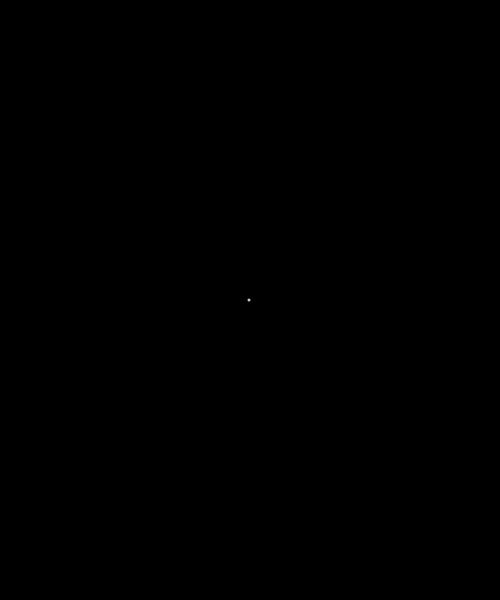
Frame 1 (no input)
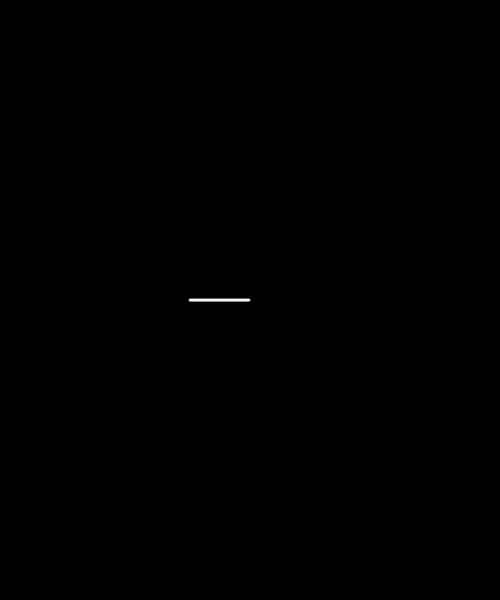
Frame 60 (no input)
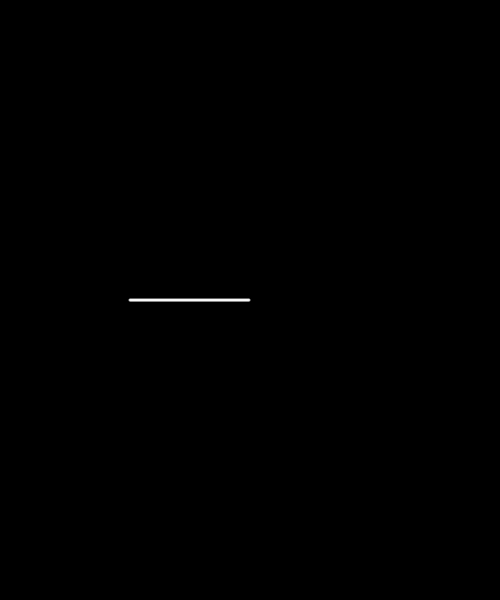
Frame 120 (the mouse pressed at the canvas centre since frame 60)

The p5.js sketch that drew these frames (run headless with seeded random() and noise() and a simulated clock; from frame 60 on, the mouse is pressed at the canvas centre):

// p5.js sketch
// ── sketch.js
// IMA NYU Shanghai
// The Nature of Code
// MOQN
// Sep 21 2017


"use strict";

var c;

function setup() {
  createCanvas(500, 600);
  c = new Circle(width / 2, height / 2);
  
  background(0);
}

function draw() {
  // we don't clear the background now.

  var angle = c.vel.heading(); // check this out!

  // steering?
  if (keyIsPressed) {
    var force = createVector();
    if (keyCode == LEFT_ARROW) {
      force = p5.Vector.fromAngle(radians(-90) + angle);
    } else if (keyCode == RIGHT_ARROW) {
      force = p5.Vector.fromAngle(radians(90) + angle);
    }
    force.mult(0.1);
    c.applyForce(force);
  }

  c.update();
  c.checkEdges();
  c.display();
}


class Circle {
  constructor(x, y) {
    this.pos = createVector(x, y);
    this.vel = createVector(-1, 0);
    this.acc = createVector();
  }
  update() {
    this.vel.add(this.acc);
    this.pos.add(this.vel);
    this.acc.mult(0);
  }
  applyForce(force) {
    this.acc.add(force); // force accumulation!
  }
  checkEdges() {
    if (this.pos.x < 0) {
      this.pos.x = width;
    } else if (this.pos.x > width) {
      this.pos.x = 0;
    }
    if (this.pos.y < 0) {
      this.pos.y = height;
    } else if (this.pos.y > height) {
      this.pos.y = 0;
    }
  }
  display() {
    push();
    translate(this.pos.x, this.pos.y);

    // draw the circle
    //fill(255);
    //ellipse(0, 0, 30, 30);

    // draw the velocity vector
    //stroke(255, 0, 0);
    //line(0, 0, this.vel.x * 10, this.vel.y * 10);
    
    noStroke();
    fill(255,200);
    ellipse(0,0,3,3); // a small dot

    pop();
  }
}
